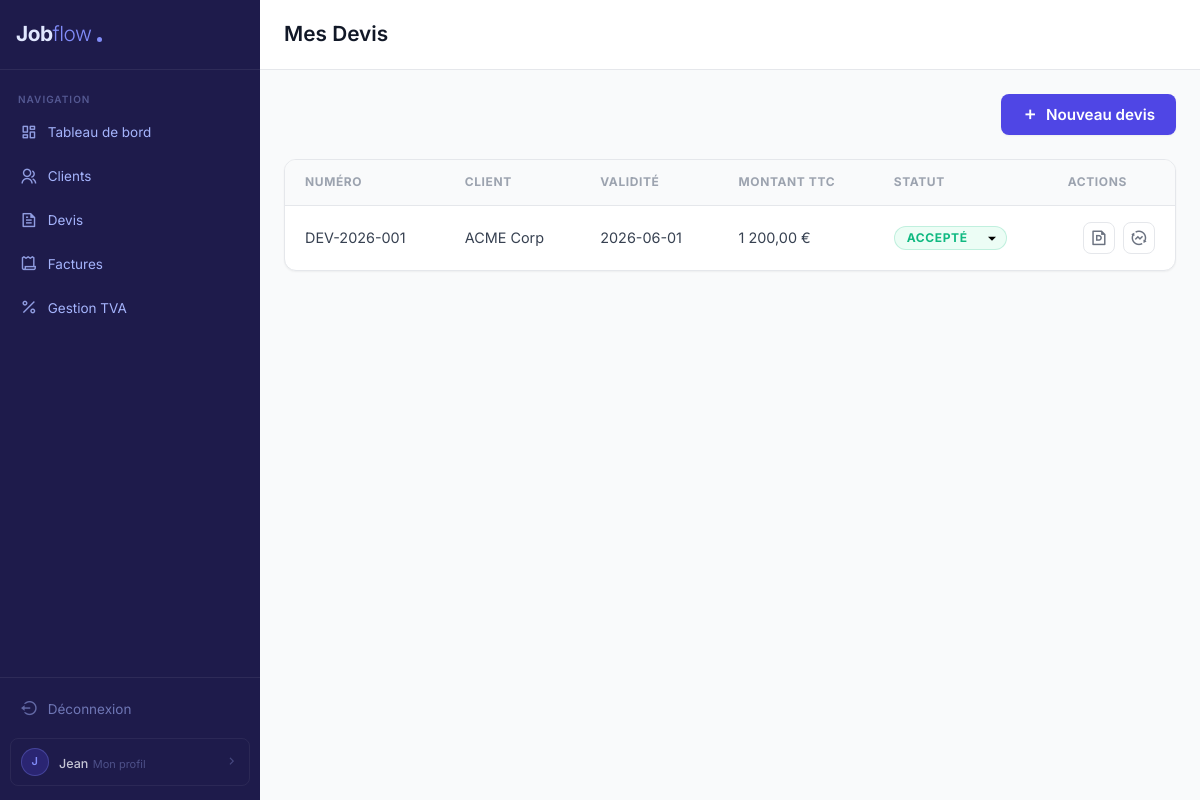
The app's page /devis (signed in) with its own data.
### tables this page shows
CREATE TABLE devis (
    id INT UNSIGNED AUTO_INCREMENT PRIMARY KEY,
    user_id INT UNSIGNED NOT NULL,
    client_id INT UNSIGNED NOT NULL,
    numero VARCHAR(50) NOT NULL,
    statut ENUM('brouillon', 'envoye', 'accepte', 'refuse', 'expire') DEFAULT 'brouillon',
    date_emission DATE NOT NULL,
    date_validite DATE,
    montant_ht DECIMAL(10,2) NOT NULL DEFAULT 0.00,
    montant_tva DECIMAL(10,2) NOT NULL DEFAULT 0.00,
    montant_ttc DECIMAL(10,2) NOT NULL DEFAULT 0.00,
    notes TEXT,
    created_at TIMESTAMP DEFAULT CURRENT_TIMESTAMP,
    updated_at TIMESTAMP DEFAULT CURRENT_TIMESTAMP ON UPDATE CURRENT_TIMESTAMP,
    deleted_at TIMESTAMP NULL DEFAULT NULL,
    
    FOREIGN KEY (user_id) REFERENCES users(id) ON DELETE CASCADE,
    FOREIGN KEY (client_id) REFERENCES clients(id) ON DELETE RESTRICT,
    UNIQUE KEY devis_user_numero (user_id, numero),
    INDEX idx_user_id (user_id),
    INDEX idx_client_id (client_id),
    INDEX idx_statut (statut),
    INDEX idx_numero (numero),
    INDEX idx_date_emission (date_emission)
);

CREATE TABLE clients (
    id INT UNSIGNED AUTO_INCREMENT PRIMARY KEY,
    user_id INT UNSIGNED NOT NULL,
    nom VARCHAR(255) NOT NULL,
    email VARCHAR(255),
    telephone VARCHAR(20),
    adresse TEXT,
    code_postal VARCHAR(10),
    ville VARCHAR(100),
    siret VARCHAR(14),
    notes TEXT,
    created_at TIMESTAMP DEFAULT CURRENT_TIMESTAMP,
    updated_at TIMESTAMP DEFAULT CURRENT_TIMESTAMP ON UPDATE CURRENT_TIMESTAMP,
    deleted_at TIMESTAMP NULL DEFAULT NULL,
    
    FOREIGN KEY (user_id) REFERENCES users(id) ON DELETE CASCADE,
    INDEX idx_user_id (user_id),
    INDEX idx_deleted_at (deleted_at),
    INDEX idx_nom (nom)
);

### src/Controllers/DevisController.php (called while the page is built, shortened)
<?php
class DevisController extends BaseController {
    public function index() {
        $userId = $_SESSION['user_id'];
        $devisModel = new Devis();
        $clientModel = new Client();
        $clients = $clientModel->getClients($userId);
        $devisList = $devisModel->getAllByUser($userId);
        $nextNumber = $devisModel->getNextNumber($userId);
        render('devis', [
            'title'      => 'Mes Devis',
            'devis'      => $devisList,
            'clients'    => $clients,
            'nextNumber' => $nextNumber
        ]);
    }
}

### src/Models/BaseModel.php (called while the page is built, shortened)
<?php
abstract class BaseModel {
    public function __construct() {
        $this->db = Database::getInstance();
    }
}

### src/Config/Database.php (called while the page is built, shortened)
<?php
class Database {
    private static $instance = null;
    private function __construct() {
        $host = $_ENV['DB_HOST'] ?? 'localhost';
        $dbname = $_ENV['DB_NAME'] ?? 'jobflow';
        $user = $_ENV['DB_USER'] ?? 'root';
        $pass = $_ENV['DB_PASS'] ?? '';
        try {
            $dsn = "mysql:host=$host;dbname=$dbname;charset=utf8mb4";
            $options = [
                PDO::ATTR_ERRMODE            => PDO::ERRMODE_EXCEPTION,
                PDO::ATTR_DEFAULT_FETCH_MODE => PDO::FETCH_ASSOC,
                PDO::ATTR_EMULATE_PREPARES   => false,
            ];
            $this->pdo = new PDO($dsn, $user, $pass, $options);
        } catch (PDOException $e) {
            error_log("Erreur de connexion PDO : " . $e->getMessage());
            die("Une erreur technique est survenue. Veuillez réessayer plus tard.");
        }
    }
    public static function getInstance() {
        if (self::$instance === null) {
            self::$instance = new self();
        }
        return self::$instance->pdo;
    }
}

### src/Models/Devis.php (called while the page is built, shortened)
<?php
class Devis extends BaseModel {
    public function getAllByUser($userId) {
        $sql = "SELECT d.*, c.nom as client_nom, c.adresse as client_adresse,
                       c.code_postal as client_code_postal, c.ville as client_ville, c.siret as client_siret
                FROM devis d
                JOIN clients c ON d.client_id = c.id
                WHERE d.user_id = :user_id
                AND d.deleted_at IS NULL
                ORDER BY d.created_at DESC";
        $stmt = $this->db->prepare($sql);
        $stmt->execute(['user_id' => $userId]);
        return $stmt->fetchAll();
    }
}

### src/Views/devis.php (the view, shortened to what this page needs)
<header class="page-header">
    <div class="page-actions">
        <button class="btn--primary" id="add-devis" data-modal-target="#modal-devis">
            <i class="ri-add-line" aria-hidden="true"></i>
            <span>Nouveau devis</span>
        </button>
    </div>
</header>
<div class="table-container">
    <table class="data-table" id="devis-table"
        data-delete-url="<?= url('/devis/delete') ?>"
        data-get-url="<?= url('/devis/get') ?>"
        data-update-url="<?= url('/devis/update') ?>"
        data-status-url="<?= url('/devis/status') ?>"
        data-convert-url="<?= url('/facture/convert') ?>"
    >
        <thead>
            <tr>
                <th>Numéro</th>
                <th>Client</th>
                <th>Validité</th>
                <th>Montant TTC</th>
                <th>Statut</th>
                <th>Actions</th>
            </tr>
        </thead>
        <tbody>
            <?php foreach ($devis as $d): ?>
            <tr data-id="<?= $d['id'] ?>">
                <td class="d-numero" data-label="Numéro">
                    <span class="text-main"><?= e($d['numero']) ?></span>
                </td>
                <td class="d-client" data-label="Client">
                    <span class="text-main"><?= e($d['client_nom']) ?></span>
                </td>
                <td class="d-date-validite" data-label="Validité">
                    <span class="text-sub"><?= e($d['date_validite']) ?></span>
                </td>
                <td class="d-montant-ttc" data-label="Montant TTC">
                    <span class="text-main"><?= number_format($d['montant_ttc'] ?? 0, 2, ',', ' ') ?> €</span>
                </td>
                <td class="d-statut" data-label="Statut">
                    <select class="status-select badge-select badge--<?= $d['statut'] ?>" data-id="<?= $d['id'] ?>">
                        <option value="accepte" <?= $d['statut'] === 'accepte' ? 'selected' : '' ?>>Accepté</option>
                    </select>
                </td>
                <td>
                    <div class="table-actions">
                        <button class="btn-action view-pdf-btn" data-id="<?= $d['id'] ?>" title="Voir PDF" aria-label="Voir PDF">
                            <i class="ri-file-pdf-line" aria-hidden="true" aria-hidden="true"></i>
                        </button>
                        <?php if ($d['statut'] === 'accepte'): ?>
                            <button class="btn-action convert-btn" data-id="<?= $d['id'] ?>" title="Convertir en Facture" aria-label="Convertir en Facture">
                                <i class="ri-exchange-funds-line" aria-hidden="true" aria-hidden="true"></i>
                            </button>
                        <?php endif; ?>
                    </div>
                </td>
            </tr>
            <?php endforeach; ?>
        </tbody>
    </table>
</div>

### public/assets/css/main.css (style rules this page uses)
* { box-sizing: border-box; margin: 0; padding: 0; }
body { min-height: 100vh; line-height: 1.4; }
header { margin: 0; padding: 0; }
button, input, select, textarea { font-family: inherit; font-size: inherit; }
body { font-family: "Inter", sans-serif; font-size: 16px; color: #374151; }
.page-header { display: flex; align-items: center; justify-content: flex-end; margin-bottom: 24px; }
.page-actions { display: flex; gap: 12px; }
.btn, .btn--outline, .btn--light, .btn--primary { display: inline-flex; align-items: center; justify-content: center; gap: 8px; padding: 10px 20px; border-radius: 8px; font-size: 0.95rem; font-weight: 600; text-decoration: none; cursor: pointer; transition: all 0.3s ease; border: 1px solid transparent; }
.btn--primary { background: #4f46e5; color: #ffffff; box-shadow: 0 1px 2px 0 rgba(0, 0, 0, 0.05); }
.badge, .badge-select { display: inline-flex; align-items: center; padding: 4px 12px; border-radius: 9999px; font-size: 0.75rem; font-weight: 700; text-transform: uppercase; letter-spacing: 0.05em; border: 1px solid transparent; }
.badge--accepte, .badge--payee { background: #ecfdf5; color: #10b981; border-color: rgba(16, 185, 129, 0.2); }
.badge-select { cursor: pointer; -webkit-appearance: none; -moz-appearance: none; appearance: none; outline: none; padding-right: 24px; background-repeat: no-repeat; background-position: right 6px center; background-size: 16px; transition: all 0.3s ease; }
.badge-select option { background: #ffffff; color: #111827; text-transform: none; }
.table-container { background: #ffffff; border-radius: 12px; box-shadow: 0 1px 2px 0 rgba(0, 0, 0, 0.05); border: 1px solid #e5e7eb; overflow-x: auto; margin-bottom: 24px; width: 100%; display: block; }
.data-table { width: 100%; border-collapse: collapse; text-align: left; }
.data-table thead { background: #f9fafb; border-bottom: 1px solid #e5e7eb; }
.data-table th { padding: 14px 20px; font-size: 0.75rem; font-weight: 700; color: #9ca3af; text-transform: uppercase; letter-spacing: 0.05em; white-space: nowrap; }
.data-table td { padding: 16px 20px; border-bottom: 1px solid #f3f4f6; vertical-align: middle; font-size: 0.9rem; color: #374151; white-space: nowrap; }
.data-table tr:last-child td { border-bottom: none; }
.data-table tr { transition: background-color 0.2s ease; }
.table-actions { display: flex; gap: 8px; justify-content: flex-end; }
.btn-action { width: 32px; height: 32px; display: inline-flex; align-items: center; justify-content: center; border-radius: 8px; border: 1px solid #e5e7eb; background: #ffffff; color: #6b7280; cursor: pointer; transition: all 0.3s ease; }
.btn-action i { font-size: 1.1rem; }

### records on screen
devis: numero "DEV-2026-001", client.nom "ACME Corp", date_validite "2026-06-01", montant_ttc "1 200,00", statut+id "Accepté"

### other values on screen
substr($_SESSION['user_prenom'] ?? 'U', 0, 1) "J"
$_SESSION['user_prenom'] "Jean"
$title "Mes Devis"
